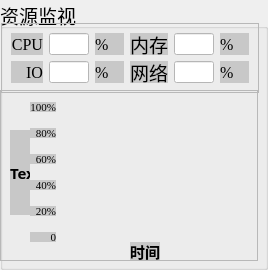
          <widget class="QGroupBox" name="groupBox_3">
           <property name="sizePolicy">
            <sizepolicy hsizetype="Expanding" vsizetype="Expanding">
             <horstretch>0</horstretch>
             <verstretch>0</verstretch>
            </sizepolicy>
           </property>
           <property name="font">
            <font>
             <pointsize>14</pointsize>
            </font>
           </property>
           <property name="title">
            <string>资源监视</string>
           </property>
           <widget class="QFrame" name="frame_17">
            <property name="geometry">
             <rect>
              <x>1</x>
              <y>23</y>
              <width>258</width>
              <height>70</height>
             </rect>
            </property>
            <property name="sizePolicy">
             <sizepolicy hsizetype="Expanding" vsizetype="Expanding">
              <horstretch>0</horstretch>
              <verstretch>0</verstretch>
             </sizepolicy>
            </property>
            <property name="styleSheet">
             <string notr="true">border-width:0px;</string>
            </property>
            <property name="frameShape">
             <enum>QFrame::StyledPanel</enum>
            </property>
            <property name="frameShadow">
             <enum>QFrame::Raised</enum>
            </property>
            <layout class="QGridLayout" name="gridLayout_10" rowstretch="1,1">
             <item row="0" column="0">
              <widget class="QLabel" name="label_52">
               <property name="sizePolicy">
                <sizepolicy hsizetype="Expanding" vsizetype="Expanding">
                 <horstretch>0</horstretch>
                 <verstretch>0</verstretch>
                </sizepolicy>
               </property>
               <property name="font">
                <font>
                 <family>Times New Roman</family>
                 <pointsize>12</pointsize>
                </font>
               </property>
               <property name="styleSheet">
                <string notr="true">background-color:rgb(200,200,200);color:black;border: 0px</string>
               </property>
               <property name="text">
                <string>CPU</string>
               </property>
               <property name="alignment">
                <set>Qt::AlignRight|Qt::AlignTrailing|Qt::AlignVCenter</set>
               </property>
              </widget>
             </item>
             <item row="0" column="1">
              <widget class="MyLineEdit" name="lineEdit_9">
               <property name="sizePolicy">
                <sizepolicy hsizetype="Expanding" vsizetype="Expanding">
                 <horstretch>0</horstretch>
                 <verstretch>0</verstretch>
                </sizepolicy>
               </property>
               <property name="maximumSize">
                <size>
                 <width>40</width>
                 <height>16777215</height>
                </size>
               </property>
               <property name="font">
                <font>
                 <family>Times New Roman</family>
                 <pointsize>12</pointsize>
                </font>
               </property>
               <property name="cursor">
                <cursorShape>IBeamCursor</cursorShape>
               </property>
               <property name="styleSheet">
                <string notr="true">background-color:white;
color:rgb(120,0,0);</string>
               </property>
               <property name="alignment">
                <set>Qt::AlignCenter</set>
               </property>
              </widget>
             </item>
             <item row="0" column="2">
              <widget class="QLabel" name="label_53">
               <property name="sizePolicy">
                <sizepolicy hsizetype="Expanding" vsizetype="Expanding">
                 <horstretch>0</horstretch>
                 <verstretch>0</verstretch>
                </sizepolicy>
               </property>
               <property name="font">
                <font>
                 <family>Times New Roman</family>
                 <pointsize>12</pointsize>
                </font>
               </property>
               <property name="styleSheet">
                <string notr="true">background-color:rgb(200,200,200);color:black;border: 0px</string>
               </property>
               <property name="text">
                <string>%</string>
               </property>
               <property name="alignment">
                <set>Qt::AlignLeading|Qt::AlignLeft|Qt::AlignVCenter</set>
               </property>
              </widget>
             </item>
             <item row="0" column="3">
              <widget class="QLabel" name="label_54">
               <property name="sizePolicy">
                <sizepolicy hsizetype="Expanding" vsizetype="Expanding">
                 <horstretch>0</horstretch>
                 <verstretch>0</verstretch>
                </sizepolicy>
               </property>
               <property name="font">
                <font>
                 <family>华光楷体二_CNKI</family>
                 <pointsize>14</pointsize>
                </font>
               </property>
               <property name="styleSheet">
                <string notr="true">background-color:rgb(200,200,200);color:black;border: 0px</string>
               </property>
               <property name="text">
                <string>内存</string>
               </property>
               <property name="alignment">
                <set>Qt::AlignRight|Qt::AlignTrailing|Qt::AlignVCenter</set>
               </property>
              </widget>
             </item>
             <item row="0" column="4">
              <widget class="MyLineEdit" name="lineEdit_10">
               <property name="maximumSize">
                <size>
                 <width>40</width>
                 <height>16777215</height>
                </size>
               </property>
               <property name="font">
                <font>
                 <family>Times New Roman</family>
                 <pointsize>12</pointsize>
                </font>
               </property>
               <property name="styleSheet">
                <string notr="true">background-color:white;
color:rgb(0,120,0);</string>
               </property>
               <property name="alignment">
                <set>Qt::AlignCenter</set>
               </property>
              </widget>
             </item>
             <item row="0" column="5">
              <widget class="QLabel" name="label_55">
               <property name="sizePolicy">
                <sizepolicy hsizetype="Expanding" vsizetype="Expanding">
                 <horstretch>0</horstretch>
                 <verstretch>0</verstretch>
                </sizepolicy>
               </property>
               <property name="font">
                <font>
                 <family>Times New Roman</family>
                 <pointsize>12</pointsize>
                </font>
               </property>
               <property name="styleSheet">
                <string notr="true">background-color:rgb(200,200,200);color:black;border: 0px</string>
               </property>
               <property name="text">
                <string>%</string>
               </property>
               <property name="alignment">
                <set>Qt::AlignLeading|Qt::AlignLeft|Qt::AlignVCenter</set>
               </property>
              </widget>
             </item>
             <item row="1" column="0">
              <widget class="QLabel" name="label_56">
               <property name="sizePolicy">
                <sizepolicy hsizetype="Expanding" vsizetype="Expanding">
                 <horstretch>0</horstretch>
                 <verstretch>0</verstretch>
                </sizepolicy>
               </property>
               <property name="font">
                <font>
                 <family>Times New Roman</family>
                 <pointsize>12</pointsize>
                </font>
               </property>
               <property name="styleSheet">
                <string notr="true">background-color:rgb(200,200,200);color:black;border: 0px</string>
               </property>
               <property name="text">
                <string>IO</string>
               </property>
               <property name="alignment">
                <set>Qt::AlignRight|Qt::AlignTrailing|Qt::AlignVCenter</set>
               </property>
              </widget>
             </item>
             <item row="1" column="1">
              <widget class="MyLineEdit" name="lineEdit_11">
               <property name="sizePolicy">
                <sizepolicy hsizetype="Expanding" vsizetype="Expanding">
                 <horstretch>0</horstretch>
                 <verstretch>0</verstretch>
                </sizepolicy>
               </property>
               <property name="maximumSize">
                <size>
                 <width>40</width>
                 <height>16777215</height>
                </size>
               </property>
               <property name="font">
                <font>
                 <family>Times New Roman</family>
                 <pointsize>12</pointsize>
                </font>
               </property>
               <property name="styleSheet">
                <string notr="true">background-color:white;
color:rgb(0,0,120);</string>
               </property>
               <property name="alignment">
                <set>Qt::AlignCenter</set>
               </property>
              </widget>
             </item>
             <item row="1" column="2">
              <widget class="QLabel" name="label_57">
               <property name="sizePolicy">
                <sizepolicy hsizetype="Expanding" vsizetype="Expanding">
                 <horstretch>0</horstretch>
                 <verstretch>0</verstretch>
                </sizepolicy>
               </property>
               <property name="font">
                <font>
                 <family>Times New Roman</family>
                 <pointsize>12</pointsize>
                </font>
               </property>
               <property name="styleSheet">
                <string notr="true">background-color:rgb(200,200,200);color:black;border: 0px</string>
               </property>
               <property name="text">
                <string>%</string>
               </property>
               <property name="alignment">
                <set>Qt::AlignLeading|Qt::AlignLeft|Qt::AlignVCenter</set>
               </property>
              </widget>
             </item>
             <item row="1" column="3">
              <widget class="QLabel" name="label_58">
               <property name="sizePolicy">
                <sizepolicy hsizetype="Expanding" vsizetype="Expanding">
                 <horstretch>0</horstretch>
                 <verstretch>0</verstretch>
                </sizepolicy>
               </property>
               <property name="font">
                <font>
                 <family>华光楷体二_CNKI</family>
                 <pointsize>14</pointsize>
                </font>
               </property>
               <property name="styleSheet">
                <string notr="true">background-color:rgb(200,200,200);color:black;border: 0px</string>
               </property>
               <property name="text">
                <string>网络</string>
               </property>
               <property name="alignment">
                <set>Qt::AlignRight|Qt::AlignTrailing|Qt::AlignVCenter</set>
               </property>
              </widget>
             </item>
             <item row="1" column="4">
              <widget class="MyLineEdit" name="lineEdit_12">
               <property name="maximumSize">
                <size>
                 <width>40</width>
                 <height>16777215</height>
                </size>
               </property>
               <property name="font">
                <font>
                 <family>Times New Roman</family>
                 <pointsize>12</pointsize>
                </font>
               </property>
               <property name="styleSheet">
                <string notr="true">background-color:white;
color:rgb(120,120,0);</string>
               </property>
               <property name="alignment">
                <set>Qt::AlignCenter</set>
               </property>
              </widget>
             </item>
             <item row="1" column="5">
              <widget class="QLabel" name="label_59">
               <property name="sizePolicy">
                <sizepolicy hsizetype="Expanding" vsizetype="Expanding">
                 <horstretch>0</horstretch>
                 <verstretch>0</verstretch>
                </sizepolicy>
               </property>
               <property name="font">
                <font>
                 <family>Times New Roman</family>
                 <pointsize>12</pointsize>
                </font>
               </property>
               <property name="styleSheet">
                <string notr="true">background-color:rgb(200,200,200);color:black;border: 0px</string>
               </property>
               <property name="text">
                <string>%</string>
               </property>
               <property name="alignment">
                <set>Qt::AlignLeading|Qt::AlignLeft|Qt::AlignVCenter</set>
               </property>
              </widget>
             </item>
            </layout>
           </widget>
           <widget class="QFrame" name="frame_18">
            <property name="geometry">
             <rect>
              <x>0</x>
              <y>90</y>
              <width>258</width>
              <height>171</height>
             </rect>
            </property>
            <property name="sizePolicy">
             <sizepolicy hsizetype="Expanding" vsizetype="Expanding">
              <horstretch>0</horstretch>
              <verstretch>0</verstretch>
             </sizepolicy>
            </property>
            <property name="styleSheet">
             <string notr="true">border-width:0px;</string>
            </property>
            <property name="frameShape">
             <enum>QFrame::StyledPanel</enum>
            </property>
            <property name="frameShadow">
             <enum>QFrame::Raised</enum>
            </property>
            <widget class="QLabel" name="label_62">
             <property name="geometry">
              <rect>
               <x>130</x>
               <y>152</y>
               <width>30</width>
               <height>18</height>
              </rect>
             </property>
             <property name="font">
              <font>
               <family>华光楷体二_CNKI</family>
               <pointsize>11</pointsize>
               <weight>75</weight>
               <bold>true</bold>
              </font>
             </property>
             <property name="styleSheet">
              <string notr="true">background-color:rgb(200,200,200);color:black;border: 0px</string>
             </property>
             <property name="text">
              <string>时间</string>
             </property>
            </widget>
            <widget class="QLabel" name="label_61">
             <property name="geometry">
              <rect>
               <x>30</x>
               <y>116</y>
               <width>26</width>
               <height>10</height>
              </rect>
             </property>
             <property name="font">
              <font>
               <family>Times New Roman</family>
               <pointsize>8</pointsize>
               <weight>50</weight>
               <bold>false</bold>
              </font>
             </property>
             <property name="styleSheet">
              <string notr="true">background-color:rgb(200,200,200);color:black;border: 0px</string>
             </property>
             <property name="text">
              <string>20%</string>
             </property>
             <property name="alignment">
              <set>Qt::AlignRight|Qt::AlignTrailing|Qt::AlignVCenter</set>
             </property>
            </widget>
            <widget class="QLabel" name="label_60">
             <property name="geometry">
              <rect>
               <x>10</x>
               <y>40</y>
               <width>20</width>
               <height>85</height>
              </rect>
             </property>
             <property name="sizePolicy">
              <sizepolicy hsizetype="Preferred" vsizetype="Expanding">
               <horstretch>0</horstretch>
               <verstretch>0</verstretch>
              </sizepolicy>
             </property>
             <property name="font">
              <font>
               <family>华光楷体二_CNKI</family>
               <pointsize>11</pointsize>
               <weight>75</weight>
               <bold>true</bold>
              </font>
             </property>
             <property name="styleSheet">
              <string notr="true">background-color:rgb(200,200,200);color:black;border: 0px</string>
             </property>
             <property name="text">
              <string>TextLabel</string>
             </property>
             <property name="wordWrap">
              <bool>true</bool>
             </property>
            </widget>
            <widget class="QLabel" name="label_63">
             <property name="geometry">
              <rect>
               <x>30</x>
               <y>90</y>
               <width>26</width>
               <height>10</height>
              </rect>
             </property>
             <property name="font">
              <font>
               <family>Times New Roman</family>
               <pointsize>8</pointsize>
               <weight>50</weight>
               <bold>false</bold>
              </font>
             </property>
             <property name="styleSheet">
              <string notr="true">background-color:rgb(200,200,200);color:black;border: 0px</string>
             </property>
             <property name="text">
              <string>40%</string>
             </property>
             <property name="alignment">
              <set>Qt::AlignRight|Qt::AlignTrailing|Qt::AlignVCenter</set>
             </property>
            </widget>
            <widget class="QLabel" name="label_64">
             <property name="geometry">
              <rect>
               <x>30</x>
               <y>142</y>
               <width>26</width>
               <height>10</height>
              </rect>
             </property>
             <property name="font">
              <font>
               <family>Times New Roman</family>
               <pointsize>8</pointsize>
               <weight>50</weight>
               <bold>false</bold>
              </font>
             </property>
             <property name="styleSheet">
              <string notr="true">background-color:rgb(200,200,200);color:black;border: 0px</string>
             </property>
             <property name="text">
              <string>0</string>
             </property>
             <property name="alignment">
              <set>Qt::AlignRight|Qt::AlignTrailing|Qt::AlignVCenter</set>
             </property>
            </widget>
            <widget class="QLabel" name="label_65">
             <property name="geometry">
              <rect>
               <x>30</x>
               <y>12</y>
               <width>26</width>
               <height>10</height>
              </rect>
             </property>
             <property name="font">
              <font>
               <family>Times New Roman</family>
               <pointsize>8</pointsize>
               <weight>50</weight>
               <bold>false</bold>
              </font>
             </property>
             <property name="styleSheet">
              <string notr="true">background-color:rgb(200,200,200);color:black;border: 0px</string>
             </property>
             <property name="text">
              <string>100%</string>
             </property>
             <property name="alignment">
              <set>Qt::AlignRight|Qt::AlignTrailing|Qt::AlignVCenter</set>
             </property>
            </widget>
            <widget class="QLabel" name="label_66">
             <property name="geometry">
              <rect>
               <x>30</x>
               <y>38</y>
               <width>26</width>
               <height>10</height>
              </rect>
             </property>
             <property name="font">
              <font>
               <family>Times New Roman</family>
               <pointsize>8</pointsize>
               <weight>50</weight>
               <bold>false</bold>
              </font>
             </property>
             <property name="styleSheet">
              <string notr="true">background-color:rgb(200,200,200);color:black;border: 0px</string>
             </property>
             <property name="text">
              <string>80%</string>
             </property>
             <property name="alignment">
              <set>Qt::AlignRight|Qt::AlignTrailing|Qt::AlignVCenter</set>
             </property>
            </widget>
            <widget class="QLabel" name="label_67">
             <property name="geometry">
              <rect>
               <x>30</x>
               <y>64</y>
               <width>26</width>
               <height>10</height>
              </rect>
             </property>
             <property name="font">
              <font>
               <family>Times New Roman</family>
               <pointsize>8</pointsize>
               <weight>50</weight>
               <bold>false</bold>
              </font>
             </property>
             <property name="styleSheet">
              <string notr="true">background-color:rgb(200,200,200);color:black;border: 0px</string>
             </property>
             <property name="text">
              <string>60%</string>
             </property>
             <property name="alignment">
              <set>Qt::AlignRight|Qt::AlignTrailing|Qt::AlignVCenter</set>
             </property>
            </widget>
           </widget>
          </widget>
